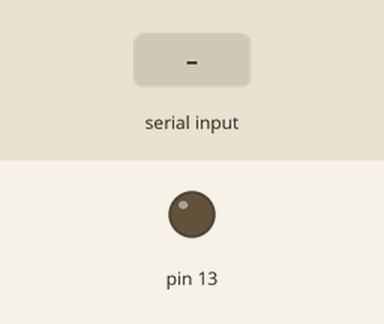
A sketch run on a simulated Arduino Uno, built with avr-gcc and run on an emulated ATmega328P. On the bench: output pins drawn as LEDs (lit = HIGH). The test bench sets the inputs (shaded band).

Above: at 1.2 s.
1.3 s: "1\n" received over the second serial link
At 2.5 s:
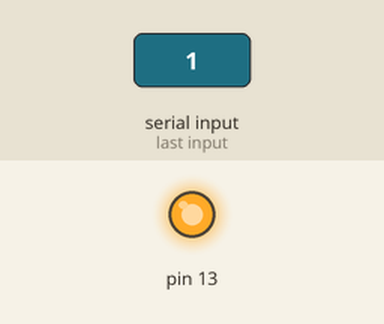
2.8 s: "90,45\n" received over the second serial link
At 3.7 s:
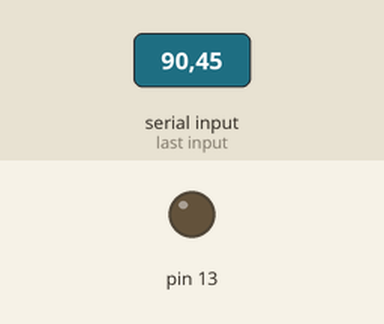
Timing chart, 0 to 5.8 s (numbered marks = the images above; inputs shaded):
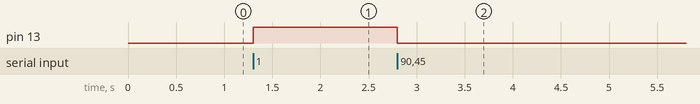

The sketch:

test.ino
```cpp
#include <SoftwareSerial.h>

SoftwareSerial myserial(0, 1);

float num;

void setup(){
    pinMode(13, OUTPUT);
    myserial.begin(9600);
}

void serialInput(){
    if (!myserial.available() > 0) return;
    num = myserial.parseInt();
    if (num == 0) return;
    if (num == 1) {
        digitalWrite(13, HIGH);
        return;
    }
    digitalWrite(13, LOW);
}

void loop(){
    serialInput();
}
```

Measured:
- after the input at 1.3 s, pin 13: LOW → HIGH at once
- after the input at 2.8 s, pin 13: HIGH → LOW at once
